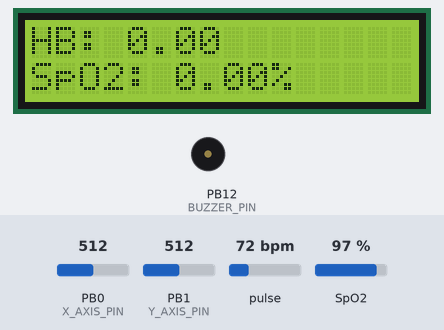
Bench run of a sketch on a simulated STM32 Blue Pill. Shown: 16×2 character LCD, buzzer (waves = sounding, pin HIGH). The test bench sets the inputs (shaded band); at power-on: pulse 72 bpm, SpO2 97 %, PB0 (X_AXIS_PIN) = 512, PB1 (Y_AXIS_PIN) = 512. What the sketch prints to the serial monitor is not drawn.

Above: at 3.2 s.
3.3 s: pulse set to 130 bpm
At 4.0 s:
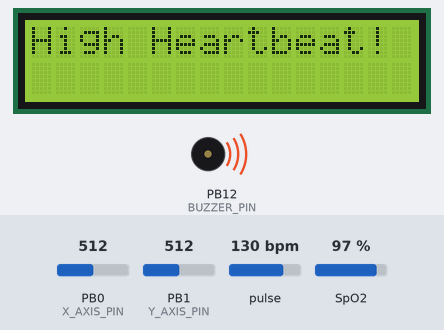
4.9 s: pulse set to 122 bpm
6.6 s: pulse set to 119 bpm
At 13.9 s:
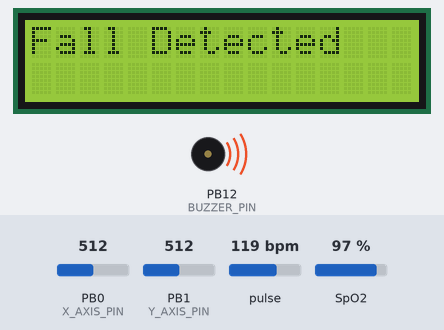
16.6 s: SpO2 set to 80 %
At 18.5 s:
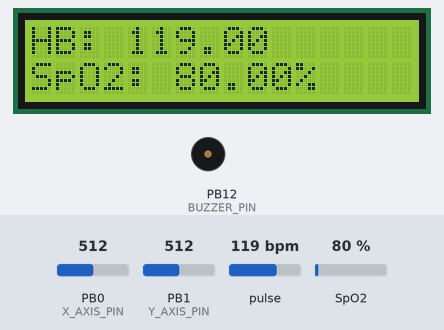
23.2 s: pulse set to 158 bpm
At 25.5 s:
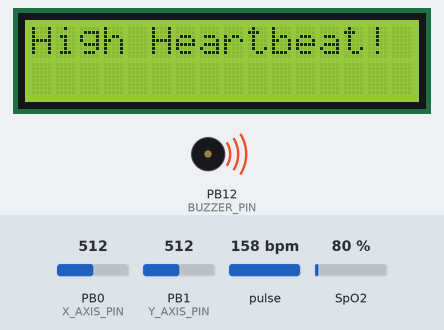
Timing chart, 0 to 27.3 s (numbered marks = the images above; inputs shaded):
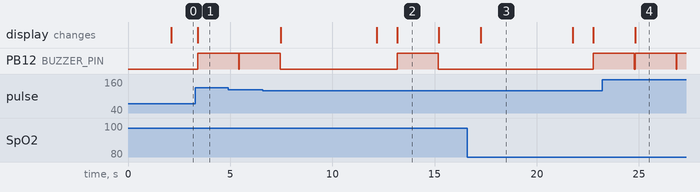

Measured:
- the behaviour switches between 121 and 120 bpm on pulse (found by bisection; images 1 and 2)
- after the input at 3.3 s, PB12 (BUZZER_PIN): LOW → HIGH after 0.11 s; the display: changes after 0.11 s (image 1)
- after the input at 6.6 s, the display: first changes after 0.87 s (image 2 shows a later state)
- after the input at 23.2 s, the display: changes after 1.6 s (image 4)
- what the display in image 2 shows lasts 2.0 s, from 13.2 s to 15.2 s
- what the display in image 3 shows lasts 4.6 s, from 17.2 s to 21.8 s

The sketch:

healthmonitouring.ide.ino
```cpp
#include <Wire.h>
#include <LiquidCrystal_I2C.h>
#include "MAX30100_PulseOximeter.h"

// Constants
#define REPORTING_PERIOD_MS 1000
#define BUZZER_PIN PB12
#define X_AXIS_PIN PB0
#define Y_AXIS_PIN PB1
#define HEARTBEAT_THRESHOLD 120
#define FALL_THRESHOLD_LOW 1800
#define FALL_THRESHOLD_HIGH 2400

// Objects and variables
LiquidCrystal_I2C lcd(0x27, 16, 2);
PulseOximeter pox;
uint32_t tsLastReport = 0;
float BPM, SpO2;
unsigned long lastTime = 0;

// Function prototypes
void Init_spo2();
void Heartbeat_Check();
void Fall_Check();
void onBeatDetected();

void setup() {
    // Initialize peripherals
    pinMode(BUZZER_PIN, OUTPUT);
    digitalWrite(BUZZER_PIN, LOW);

    Serial.begin(9600);
    Serial2.begin(9600);

    lcd.init();
    lcd.backlight();

    // Display initialization message
    lcd.clear();
    lcd.print("Health Monitoring");
    lcd.setCursor(0, 1);
    lcd.print("    System..");
    delay(2000);

    // Initialize pulse oximeter
    if (!pox.begin()) {
        Serial.println("Pulse Oximeter Initialization FAILED");
        while (true);  // Stay in loop if initialization fails
    }
    Serial.println("Pulse Oximeter Initialized");

    pox.setOnBeatDetectedCallback(onBeatDetected);
    pox.setIRLedCurrent(MAX30100_LED_CURR_7_6MA);
}

void loop() {
    Heartbeat_Check();
    Fall_Check();
}

void Init_spo2() {
    Serial.print("Reinitializing Pulse Oximeter...");
    if (!pox.begin()) {
        Serial.println("FAILED");
        while (true);
    }
    Serial.println("SUCCESS");
    pox.setOnBeatDetectedCallback(onBeatDetected);
    pox.setIRLedCurrent(MAX30100_LED_CURR_7_6MA);
}

void Heartbeat_Check() {
    Init_spo2();
    for (int i = 0; i < 10000; i++) {
        pox.update();
        BPM = pox.getHeartRate();
        SpO2 = pox.getSpO2();

        if (millis() - tsLastReport > REPORTING_PERIOD_MS) {
            // Log and display heart rate and SpO2
            Serial.print("HB: ");
            Serial.println(BPM);
            Serial.print("SpO2: ");
            Serial.print(SpO2);
            Serial.println("%");

            Serial2.print("HB: ");
            Serial2.println(BPM);
            Serial2.print("SpO2: ");
            Serial2.print(SpO2);
            Serial2.println("%");

            lcd.clear();
            lcd.print("HB: ");
            lcd.print(BPM);
            lcd.setCursor(0, 1);
            lcd.print("SpO2: ");
            lcd.print(SpO2);
            lcd.print("%");

            tsLastReport = millis();
        }

        if (BPM > HEARTBEAT_THRESHOLD) {
            // Trigger high heart rate alert
            lcd.clear();
            lcd.print("High Heartbeat!");
            Serial.println("High Heartbeat Detected");
            Serial2.println("High Heartbeat Detected");
            digitalWrite(BUZZER_PIN, HIGH);
            delay(2000);
            digitalWrite(BUZZER_PIN, LOW);
        }
    }
}

void Fall_Check() {
    int X_val = analogRead(X_AXIS_PIN);
    int Y_val = analogRead(Y_AXIS_PIN);

    // Display accelerometer readings
    lcd.clear();
    lcd.print("X: ");
    lcd.print(X_val);
    lcd.setCursor(0, 1);
    lcd.print("Y: ");
    lcd.print(Y_val);
    Serial.print("X: ");
    Serial.println(X_val);
    Serial.print("Y: ");
    Serial.println(Y_val);

    delay(1000);

    if (X_val < FALL_THRESHOLD_LOW || X_val > FALL_THRESHOLD_HIGH ||
        Y_val < FALL_THRESHOLD_LOW || Y_val > FALL_THRESHOLD_HIGH) {
        // Trigger fall alert
        lcd.clear();
        lcd.print("Fall Detected");
        Serial.println("Fall Detected");
        Serial2.println("Fall Detected");
        digitalWrite(BUZZER_PIN, HIGH);
        delay(2000);
        digitalWrite(BUZZER_PIN, LOW);
    }
}

void onBeatDetected() {
    Serial.println("Beat Detected!");
}
```
